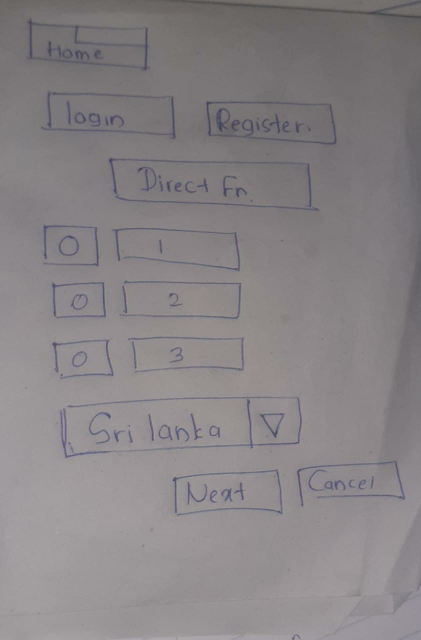
#> input picture img/dfn.jpeg, 842 x 1280 px (shown at 1/2 size); its folder holds only this picture in this run
$ python -i main.py   (imports and definitions only)   (older library calls are emulated)
#> lines starting #> are read from the running program, lines starting #| are printed output that depends on the picture; after the words box and inside, x2 and y2 are one past the last pixel; in counts of white or black regions, pixels touching at a corner belong together
#> further down, picture is the input picture: shape (1280, 842, 3); mean B, G, R 133.6, 131.5, 136
from shape_recognize.model import *
import cv2
import os
import glob


def elementPreProcessing(img):  # precessing cropped image to recognize shape
    canny = cv2.Canny(img, 120, 120)
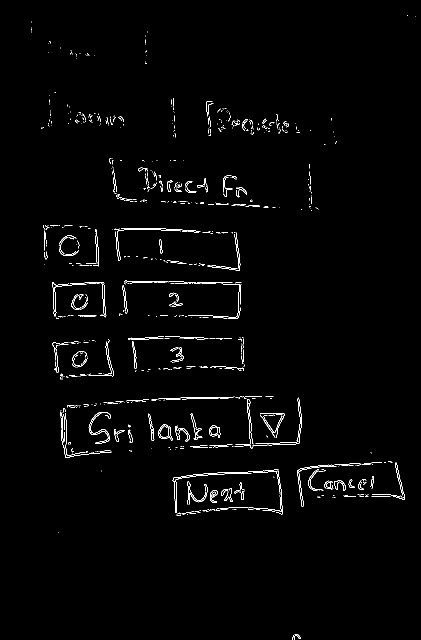
#> canny: shape (1280, 842) (shown at 1/2 size); 1.3% white in thin lines or dots, all inside (x1, y1, x2, y2) = (63, 31, 832, 1280)
    kernel = np.ones((3, 3))
    closing = cv2.morphologyEx(canny, cv2.MORPH_CLOSE, kernel)
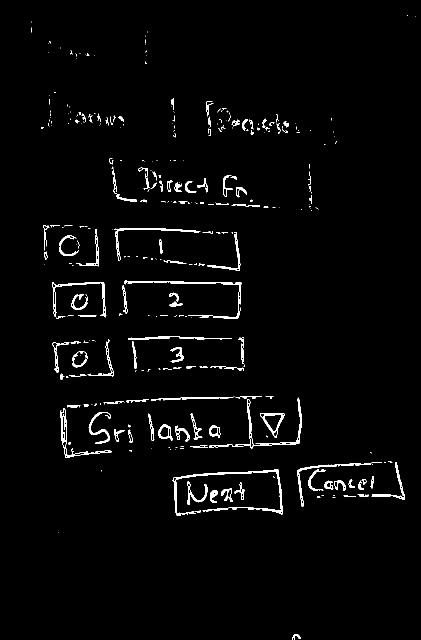
#> closing: shape (1280, 842) (shown at 1/2 size); 2.2% white; 318 white regions (202 under 20 px)

    _, contoursRE, hierarchyRE = cv2.findContours(closing, cv2.RETR_EXTERNAL,
                                                  cv2.CHAIN_APPROX_SIMPLE)  # find external contour
#> contoursRE = 317 contours, 229 with area under 20; largest, box (x1, y1, x2, y2) and area: (345, 938, 566, 1031) 1400, (520, 826, 570, 876) 1209, (418, 795, 604, 897) 1036, (120, 816, 224, 916) 996, (248, 561, 483, 638) 934
    _, contoursRT, hierarchyRT = cv2.findContours(closing, cv2.RETR_TREE, cv2.CHAIN_APPROX_SIMPLE)  # find tree contours
#> contoursRT = 444 contours, 278 with area under 20; largest, box (x1, y1, x2, y2) and area: (345, 938, 566, 1031) 1400, (520, 826, 570, 876) 1209, (418, 795, 604, 897) 1036, (120, 816, 224, 916) 996, (248, 561, 483, 638) 934

    blankImg = np.zeros((400, 400, 3), np.uint8)
    cv2.drawContours(blankImg, contoursRT, -1, (255, 255, 0), 1)
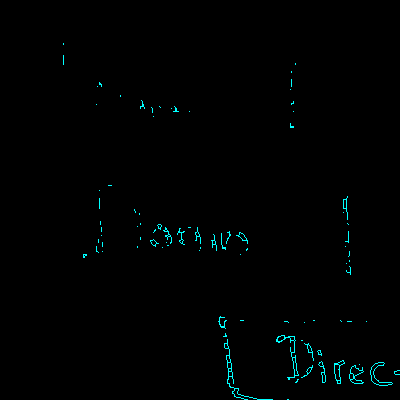
#> blankImg: shape (400, 400, 3); mean of channels 0, 1, 2 2, 2, 0; drawn as B, G, R
    cv2.imshow("test", blankImg)
    cv2.waitKey(0)

    return contoursRE, hierarchyRE, contoursRT, hierarchyRT


# [64 lines left out: functions shapeRecognizeMain, removeOutputData, drawShapeRecognizeOutput, not called in this run]

>>> import cv2
>>> picture = cv2.imread('../img/dfn.jpeg')
>>> result = elementPreProcessing(picture)
